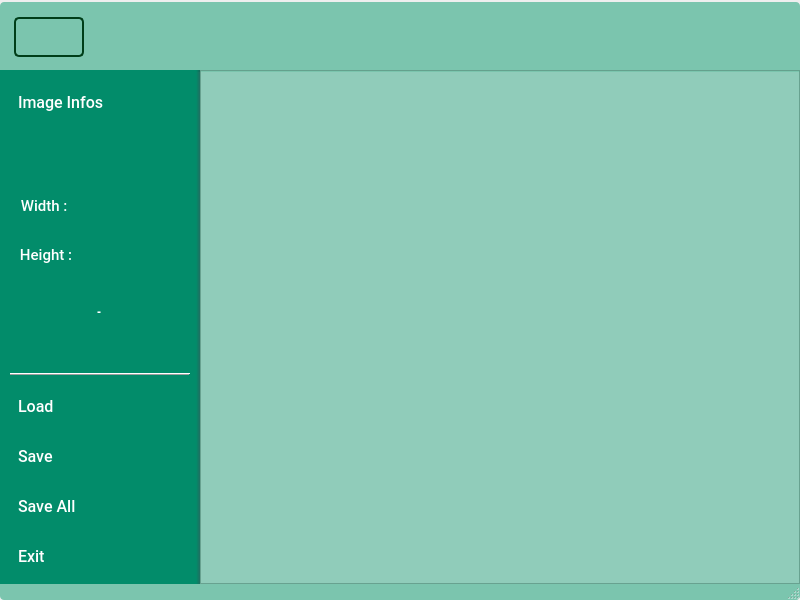
<?xml version="1.0" encoding="UTF-8"?>
<ui version="4.0">
 <class>HBMainWindow</class>
 <widget class="QMainWindow" name="HBMainWindow">
  <property name="geometry">
   <rect>
    <x>0</x>
    <y>0</y>
    <width>800</width>
    <height>600</height>
   </rect>
  </property>
  <property name="maximumSize">
   <size>
    <width>4096</width>
    <height>2048</height>
   </size>
  </property>
  <property name="font">
   <font>
    <family>Roboto</family>
    <bold>false</bold>
   </font>
  </property>
  <property name="acceptDrops">
   <bool>true</bool>
  </property>
  <property name="windowTitle">
   <string>HB Image Processor</string>
  </property>
  <property name="windowIcon">
   <iconset>
    <normaloff>assets/logo.ico</normaloff>assets/logo.ico</iconset>
  </property>
  <property name="windowOpacity">
   <double>1.000000000000000</double>
  </property>
  <property name="styleSheet">
   <string notr="true">*{
font-family:&quot;Roboto&quot;;
font-weight: 500;
}

#scrollAreaHBImageBox {
background-color: rgba(123, 197, 174, 0.82);
}

#scrollAreaHBImageBox * {
background-color: rgba(0, 0, 0, 0);
}

.QStatusBar {
background-color: rgba(123, 197, 174,1);
border-bottom-right-radius: 4px;
border-bottom-left-radius: 4px;
}

#widgetBanner {
background-color:#7BC5AE;
border-top-left-radius: 4px;
border-top-right-radius: 4px;
}

#btnMenu {
 background-color: #7BC5AE;
 border-radius: 5px;
 border-color: #003E19;
 border-width: 2px;
 border-style: solid;
}

#btnMenu:hover {
 background-color: #028C6A;
 border-color: #003E19;
}

#widgetMenu {
background-color: qlineargradient(spread: pad, x1: 0, y1: 0, x2: 1, y2: 0, stop: 0.98 #028C6A, stop: 1 rgba(7, 93, 79, 0.89));

}

#widgetMenu .QPushButton {
color: #FFFFFF;
border-radius: 5px;
text-align:left;
padding:0px 8px;
}

#widgetMenu .QPushButton:hover {
color: #003E19 ;
background-color: #7BC5AE;
border-radius: 5px;
}

#widgetMenu .QLabel {
color: #FFFFFF;
padding:0px 4px;
}
#widgetImageInfos .QLabel {
color: #FFFFFF;
padding:0px 0px;
}
#labelPage:hover {
color: #003E19 ;
background-color: #7BC5AE;
border-radius: 1px;
}

#widgetMenu .QLineEdit{
color: #FFFFFF;
background-color: #028C6A;
border-width: 0px;
border-style: none;
padding:0px 4px;
}
#widgetMenu .QLineEdit:hover {
color: #003E19 ;
background-color: #7BC5AE;
border-radius: 3px;
}

#widgetIndexBtns .QPushButton{
text-align:center;
}

#widgetWindowControl .QPushButton {
 background-color:#7BC5AE;
 border-radius: 3px;
}
#widgetWindowControl .QPushButton:hover {
 background-color:#D1EDE1;
}</string>
  </property>
  <widget class="QWidget" name="centralwidget">
   <property name="acceptDrops">
    <bool>true</bool>
   </property>
   <layout class="QGridLayout" name="gridLayout">
    <property name="leftMargin">
     <number>0</number>
    </property>
    <property name="topMargin">
     <number>0</number>
    </property>
    <property name="rightMargin">
     <number>0</number>
    </property>
    <property name="bottomMargin">
     <number>0</number>
    </property>
    <property name="spacing">
     <number>0</number>
    </property>
    <item row="0" column="0">
     <widget class="QWidget" name="widgetBanner" native="true">
      <property name="sizePolicy">
       <sizepolicy hsizetype="Preferred" vsizetype="Fixed">
        <horstretch>0</horstretch>
        <verstretch>0</verstretch>
       </sizepolicy>
      </property>
      <property name="minimumSize">
       <size>
        <width>0</width>
        <height>70</height>
       </size>
      </property>
      <property name="maximumSize">
       <size>
        <width>16777215</width>
        <height>65</height>
       </size>
      </property>
      <layout class="QHBoxLayout" name="horizontalLayout">
       <property name="spacing">
        <number>0</number>
       </property>
       <property name="leftMargin">
        <number>14</number>
       </property>
       <property name="topMargin">
        <number>8</number>
       </property>
       <property name="rightMargin">
        <number>6</number>
       </property>
       <property name="bottomMargin">
        <number>8</number>
       </property>
       <item>
        <widget class="QPushButton" name="btnMenu">
         <property name="sizePolicy">
          <sizepolicy hsizetype="Fixed" vsizetype="Fixed">
           <horstretch>0</horstretch>
           <verstretch>0</verstretch>
          </sizepolicy>
         </property>
         <property name="minimumSize">
          <size>
           <width>70</width>
           <height>40</height>
          </size>
         </property>
         <property name="maximumSize">
          <size>
           <width>150</width>
           <height>40</height>
          </size>
         </property>
         <property name="baseSize">
          <size>
           <width>70</width>
           <height>40</height>
          </size>
         </property>
         <property name="cursor">
          <cursorShape>PointingHandCursor</cursorShape>
         </property>
         <property name="text">
          <string/>
         </property>
         <property name="icon">
          <iconset>
           <normaloff>assets/list32.png</normaloff>assets/list32.png</iconset>
         </property>
         <property name="iconSize">
          <size>
           <width>32</width>
           <height>32</height>
          </size>
         </property>
         <property name="shortcut">
          <string>M</string>
         </property>
        </widget>
       </item>
       <item>
        <widget class="QWidget" name="widgetWindowMove" native="true">
         <property name="sizePolicy">
          <sizepolicy hsizetype="Expanding" vsizetype="Preferred">
           <horstretch>0</horstretch>
           <verstretch>0</verstretch>
          </sizepolicy>
         </property>
        </widget>
       </item>
       <item>
        <widget class="QWidget" name="widgetWindowControl" native="true">
         <property name="sizePolicy">
          <sizepolicy hsizetype="Fixed" vsizetype="Preferred">
           <horstretch>0</horstretch>
           <verstretch>0</verstretch>
          </sizepolicy>
         </property>
         <property name="minimumSize">
          <size>
           <width>100</width>
           <height>0</height>
          </size>
         </property>
         <property name="maximumSize">
          <size>
           <width>100</width>
           <height>16777215</height>
          </size>
         </property>
         <layout class="QHBoxLayout" name="horizontalLayout_2">
          <item>
           <widget class="QPushButton" name="btnMinWindow">
            <property name="minimumSize">
             <size>
              <width>24</width>
              <height>24</height>
             </size>
            </property>
            <property name="maximumSize">
             <size>
              <width>24</width>
              <height>24</height>
             </size>
            </property>
            <property name="cursor">
             <cursorShape>PointingHandCursor</cursorShape>
            </property>
            <property name="text">
             <string/>
            </property>
            <property name="icon">
             <iconset>
              <normaloff>assets/minimize.png</normaloff>assets/minimize.png</iconset>
            </property>
            <property name="iconSize">
             <size>
              <width>18</width>
              <height>18</height>
             </size>
            </property>
           </widget>
          </item>
          <item>
           <widget class="QPushButton" name="btnMaxWindow">
            <property name="minimumSize">
             <size>
              <width>24</width>
              <height>24</height>
             </size>
            </property>
            <property name="maximumSize">
             <size>
              <width>24</width>
              <height>24</height>
             </size>
            </property>
            <property name="cursor">
             <cursorShape>PointingHandCursor</cursorShape>
            </property>
            <property name="text">
             <string/>
            </property>
            <property name="icon">
             <iconset>
              <normaloff>assets/maximize24.png</normaloff>assets/maximize24.png</iconset>
            </property>
            <property name="iconSize">
             <size>
              <width>18</width>
              <height>18</height>
             </size>
            </property>
           </widget>
          </item>
          <item>
           <widget class="QPushButton" name="btnClose">
            <property name="minimumSize">
             <size>
              <width>24</width>
              <height>24</height>
             </size>
            </property>
            <property name="maximumSize">
             <size>
              <width>24</width>
              <height>24</height>
             </size>
            </property>
            <property name="cursor">
             <cursorShape>PointingHandCursor</cursorShape>
            </property>
            <property name="text">
             <string/>
            </property>
            <property name="icon">
             <iconset>
              <normaloff>assets/cancel.png</normaloff>assets/cancel.png</iconset>
            </property>
            <property name="iconSize">
             <size>
              <width>18</width>
              <height>18</height>
             </size>
            </property>
           </widget>
          </item>
         </layout>
        </widget>
       </item>
      </layout>
      <zorder>widgetWindowMove</zorder>
      <zorder>btnMenu</zorder>
      <zorder>widgetWindowControl</zorder>
     </widget>
    </item>
    <item row="1" column="0">
     <layout class="QHBoxLayout" name="layoutMiddle">
      <property name="spacing">
       <number>0</number>
      </property>
      <item>
       <widget class="QWidget" name="widgetMenu" native="true">
        <property name="enabled">
         <bool>true</bool>
        </property>
        <property name="sizePolicy">
         <sizepolicy hsizetype="Minimum" vsizetype="Preferred">
          <horstretch>0</horstretch>
          <verstretch>0</verstretch>
         </sizepolicy>
        </property>
        <property name="minimumSize">
         <size>
          <width>0</width>
          <height>512</height>
         </size>
        </property>
        <property name="maximumSize">
         <size>
          <width>200</width>
          <height>16777215</height>
         </size>
        </property>
        <property name="font">
         <font>
          <family>Roboto</family>
          <pointsize>12</pointsize>
          <bold>false</bold>
         </font>
        </property>
        <layout class="QVBoxLayout" name="verticalLayout">
         <property name="spacing">
          <number>10</number>
         </property>
         <property name="leftMargin">
          <number>10</number>
         </property>
         <property name="topMargin">
          <number>12</number>
         </property>
         <property name="rightMargin">
          <number>10</number>
         </property>
         <property name="bottomMargin">
          <number>8</number>
         </property>
         <item>
          <widget class="QPushButton" name="btnImageInfos">
           <property name="enabled">
            <bool>false</bool>
           </property>
           <property name="sizePolicy">
            <sizepolicy hsizetype="Preferred" vsizetype="Preferred">
             <horstretch>0</horstretch>
             <verstretch>0</verstretch>
            </sizepolicy>
           </property>
           <property name="minimumSize">
            <size>
             <width>0</width>
             <height>40</height>
            </size>
           </property>
           <property name="maximumSize">
            <size>
             <width>200</width>
             <height>60</height>
            </size>
           </property>
           <property name="font">
            <font>
             <family>Roboto</family>
             <pointsize>12</pointsize>
             <bold>false</bold>
            </font>
           </property>
           <property name="cursor">
            <cursorShape>ArrowCursor</cursorShape>
           </property>
           <property name="layoutDirection">
            <enum>Qt::RightToLeft</enum>
           </property>
           <property name="text">
            <string>Image Infos</string>
           </property>
           <property name="icon">
            <iconset>
             <normaloff>assets/picture.png</normaloff>assets/picture.png</iconset>
           </property>
           <property name="iconSize">
            <size>
             <width>24</width>
             <height>24</height>
            </size>
           </property>
          </widget>
         </item>
         <item>
          <widget class="QWidget" name="widgetImageInfos" native="true">
           <property name="sizePolicy">
            <sizepolicy hsizetype="Minimum" vsizetype="MinimumExpanding">
             <horstretch>0</horstretch>
             <verstretch>0</verstretch>
            </sizepolicy>
           </property>
           <property name="minimumSize">
            <size>
             <width>0</width>
             <height>150</height>
            </size>
           </property>
           <property name="maximumSize">
            <size>
             <width>200</width>
             <height>600</height>
            </size>
           </property>
           <layout class="QVBoxLayout" name="verticalLayout_2">
            <property name="spacing">
             <number>4</number>
            </property>
            <property name="leftMargin">
             <number>0</number>
            </property>
            <property name="topMargin">
             <number>0</number>
            </property>
            <property name="rightMargin">
             <number>0</number>
            </property>
            <property name="bottomMargin">
             <number>0</number>
            </property>
            <item>
             <widget class="QLineEdit" name="lineEditName">
              <property name="sizePolicy">
               <sizepolicy hsizetype="Preferred" vsizetype="Preferred">
                <horstretch>0</horstretch>
                <verstretch>0</verstretch>
               </sizepolicy>
              </property>
              <property name="maximumSize">
               <size>
                <width>16777215</width>
                <height>40</height>
               </size>
              </property>
             </widget>
            </item>
            <item>
             <widget class="QWidget" name="widgetWidth" native="true">
              <property name="sizePolicy">
               <sizepolicy hsizetype="MinimumExpanding" vsizetype="MinimumExpanding">
                <horstretch>0</horstretch>
                <verstretch>0</verstretch>
               </sizepolicy>
              </property>
              <property name="maximumSize">
               <size>
                <width>16777215</width>
                <height>40</height>
               </size>
              </property>
              <layout class="QHBoxLayout" name="horizontalLayout_4">
               <property name="spacing">
                <number>0</number>
               </property>
               <property name="leftMargin">
                <number>0</number>
               </property>
               <property name="topMargin">
                <number>0</number>
               </property>
               <property name="rightMargin">
                <number>0</number>
               </property>
               <property name="bottomMargin">
                <number>0</number>
               </property>
               <item>
                <widget class="QLabel" name="labelWidth">
                 <property name="sizePolicy">
                  <sizepolicy hsizetype="Preferred" vsizetype="Minimum">
                   <horstretch>0</horstretch>
                   <verstretch>0</verstretch>
                  </sizepolicy>
                 </property>
                 <property name="minimumSize">
                  <size>
                   <width>0</width>
                   <height>0</height>
                  </size>
                 </property>
                 <property name="maximumSize">
                  <size>
                   <width>60</width>
                   <height>36</height>
                  </size>
                 </property>
                 <property name="font">
                  <font>
                   <family>Roboto</family>
                   <pointsize>11</pointsize>
                   <bold>false</bold>
                  </font>
                 </property>
                 <property name="cursor">
                  <cursorShape>ArrowCursor</cursorShape>
                 </property>
                 <property name="text">
                  <string>Width : </string>
                 </property>
                 <property name="alignment">
                  <set>Qt::AlignCenter</set>
                 </property>
                </widget>
               </item>
               <item>
                <widget class="QLineEdit" name="lineEditWidth">
                 <property name="sizePolicy">
                  <sizepolicy hsizetype="Expanding" vsizetype="Maximum">
                   <horstretch>0</horstretch>
                   <verstretch>0</verstretch>
                  </sizepolicy>
                 </property>
                 <property name="minimumSize">
                  <size>
                   <width>0</width>
                   <height>24</height>
                  </size>
                 </property>
                 <property name="maximumSize">
                  <size>
                   <width>100</width>
                   <height>16777215</height>
                  </size>
                 </property>
                 <property name="readOnly">
                  <bool>true</bool>
                 </property>
                </widget>
               </item>
              </layout>
             </widget>
            </item>
            <item>
             <widget class="QWidget" name="widgetHeight" native="true">
              <property name="sizePolicy">
               <sizepolicy hsizetype="MinimumExpanding" vsizetype="MinimumExpanding">
                <horstretch>0</horstretch>
                <verstretch>0</verstretch>
               </sizepolicy>
              </property>
              <property name="maximumSize">
               <size>
                <width>16777215</width>
                <height>40</height>
               </size>
              </property>
              <layout class="QHBoxLayout" name="horizontalLayout_5">
               <property name="spacing">
                <number>0</number>
               </property>
               <property name="leftMargin">
                <number>0</number>
               </property>
               <property name="topMargin">
                <number>0</number>
               </property>
               <property name="rightMargin">
                <number>0</number>
               </property>
               <property name="bottomMargin">
                <number>0</number>
               </property>
               <item>
                <widget class="QLabel" name="labelHeight">
                 <property name="sizePolicy">
                  <sizepolicy hsizetype="Preferred" vsizetype="Minimum">
                   <horstretch>0</horstretch>
                   <verstretch>0</verstretch>
                  </sizepolicy>
                 </property>
                 <property name="minimumSize">
                  <size>
                   <width>0</width>
                   <height>0</height>
                  </size>
                 </property>
                 <property name="maximumSize">
                  <size>
                   <width>60</width>
                   <height>36</height>
                  </size>
                 </property>
                 <property name="font">
                  <font>
                   <family>Roboto</family>
                   <pointsize>11</pointsize>
                   <bold>false</bold>
                  </font>
                 </property>
                 <property name="cursor">
                  <cursorShape>ArrowCursor</cursorShape>
                 </property>
                 <property name="text">
                  <string>Height :</string>
                 </property>
                 <property name="alignment">
                  <set>Qt::AlignCenter</set>
                 </property>
                </widget>
               </item>
               <item>
                <widget class="QLineEdit" name="lineEditHeight">
                 <property name="minimumSize">
                  <size>
                   <width>0</width>
                   <height>24</height>
                  </size>
                 </property>
                 <property name="maximumSize">
                  <size>
                   <width>100</width>
                   <height>16777215</height>
                  </size>
                 </property>
                 <property name="readOnly">
                  <bool>true</bool>
                 </property>
                </widget>
               </item>
              </layout>
             </widget>
            </item>
           </layout>
          </widget>
         </item>
         <item>
          <widget class="QWidget" name="widgetIndexBtns" native="true">
           <property name="minimumSize">
            <size>
             <width>0</width>
             <height>40</height>
            </size>
           </property>
           <property name="maximumSize">
            <size>
             <width>200</width>
             <height>40</height>
            </size>
           </property>
           <layout class="QHBoxLayout" name="horizontalLayout_3">
            <property name="leftMargin">
             <number>0</number>
            </property>
            <property name="topMargin">
             <number>0</number>
            </property>
            <property name="rightMargin">
             <number>0</number>
            </property>
            <property name="bottomMargin">
             <number>0</number>
            </property>
            <item>
             <widget class="QPushButton" name="btnPrevious">
              <property name="enabled">
               <bool>false</bool>
              </property>
              <property name="sizePolicy">
               <sizepolicy hsizetype="Preferred" vsizetype="Preferred">
                <horstretch>0</horstretch>
                <verstretch>0</verstretch>
               </sizepolicy>
              </property>
              <property name="minimumSize">
               <size>
                <width>0</width>
                <height>40</height>
               </size>
              </property>
              <property name="maximumSize">
               <size>
                <width>200</width>
                <height>60</height>
               </size>
              </property>
              <property name="font">
               <font>
                <family>Roboto</family>
                <pointsize>12</pointsize>
                <bold>false</bold>
               </font>
              </property>
              <property name="cursor">
               <cursorShape>PointingHandCursor</cursorShape>
              </property>
              <property name="layoutDirection">
               <enum>Qt::LeftToRight</enum>
              </property>
              <property name="text">
               <string/>
              </property>
              <property name="icon">
               <iconset>
                <normaloff>assets/previous.png</normaloff>assets/previous.png</iconset>
              </property>
              <property name="iconSize">
               <size>
                <width>24</width>
                <height>24</height>
               </size>
              </property>
              <property name="flat">
               <bool>false</bool>
              </property>
             </widget>
            </item>
            <item>
             <widget class="QLineEdit" name="lineEditPage">
              <property name="sizePolicy">
               <sizepolicy hsizetype="Preferred" vsizetype="Preferred">
                <horstretch>0</horstretch>
                <verstretch>0</verstretch>
               </sizepolicy>
              </property>
              <property name="maximumSize">
               <size>
                <width>40</width>
                <height>16777215</height>
               </size>
              </property>
              <property name="text">
               <string>-</string>
              </property>
              <property name="maxLength">
               <number>1023</number>
              </property>
              <property name="alignment">
               <set>Qt::AlignCenter</set>
              </property>
             </widget>
            </item>
            <item>
             <widget class="QPushButton" name="btnNext">
              <property name="enabled">
               <bool>false</bool>
              </property>
              <property name="sizePolicy">
               <sizepolicy hsizetype="Preferred" vsizetype="Preferred">
                <horstretch>0</horstretch>
                <verstretch>0</verstretch>
               </sizepolicy>
              </property>
              <property name="minimumSize">
               <size>
                <width>0</width>
                <height>40</height>
               </size>
              </property>
              <property name="maximumSize">
               <size>
                <width>200</width>
                <height>60</height>
               </size>
              </property>
              <property name="font">
               <font>
                <family>Roboto</family>
                <pointsize>12</pointsize>
                <bold>false</bold>
               </font>
              </property>
              <property name="cursor">
               <cursorShape>PointingHandCursor</cursorShape>
              </property>
              <property name="layoutDirection">
               <enum>Qt::LeftToRight</enum>
              </property>
              <property name="text">
               <string/>
              </property>
              <property name="icon">
               <iconset>
                <normaloff>assets/next.png</normaloff>assets/next.png</iconset>
              </property>
              <property name="iconSize">
               <size>
                <width>24</width>
                <height>24</height>
               </size>
              </property>
              <property name="shortcut">
               <string>Right</string>
              </property>
             </widget>
            </item>
           </layout>
          </widget>
         </item>
         <item>
          <spacer name="verticalSpacer">
           <property name="font">
            <font>
             <family>Roboto</family>
             <pointsize>12</pointsize>
             <bold>false</bold>
            </font>
           </property>
           <property name="orientation">
            <enum>Qt::Vertical</enum>
           </property>
           <property name="sizeHint" stdset="0">
            <size>
             <width>20</width>
             <height>40</height>
            </size>
           </property>
          </spacer>
         </item>
         <item>
          <widget class="Line" name="line">
           <property name="frameShadow">
            <enum>QFrame::Raised</enum>
           </property>
           <property name="orientation">
            <enum>Qt::Horizontal</enum>
           </property>
          </widget>
         </item>
         <item>
          <widget class="QPushButton" name="btnLoad">
           <property name="sizePolicy">
            <sizepolicy hsizetype="Preferred" vsizetype="Preferred">
             <horstretch>0</horstretch>
             <verstretch>0</verstretch>
            </sizepolicy>
           </property>
           <property name="minimumSize">
            <size>
             <width>0</width>
             <height>40</height>
            </size>
           </property>
           <property name="maximumSize">
            <size>
             <width>200</width>
             <height>60</height>
            </size>
           </property>
           <property name="font">
            <font>
             <family>Roboto</family>
             <pointsize>12</pointsize>
             <bold>false</bold>
            </font>
           </property>
           <property name="cursor">
            <cursorShape>PointingHandCursor</cursorShape>
           </property>
           <property name="layoutDirection">
            <enum>Qt::RightToLeft</enum>
           </property>
           <property name="autoFillBackground">
            <bool>false</bool>
           </property>
           <property name="text">
            <string>Load</string>
           </property>
           <property name="icon">
            <iconset>
             <normaloff>assets/image.png</normaloff>assets/image.png</iconset>
           </property>
           <property name="iconSize">
            <size>
             <width>24</width>
             <height>24</height>
            </size>
           </property>
           <property name="shortcut">
            <string>L</string>
           </property>
           <property name="flat">
            <bool>false</bool>
           </property>
          </widget>
         </item>
         <item>
          <widget class="QPushButton" name="btnSave">
           <property name="enabled">
            <bool>false</bool>
           </property>
           <property name="sizePolicy">
            <sizepolicy hsizetype="Preferred" vsizetype="Preferred">
             <horstretch>0</horstretch>
             <verstretch>0</verstretch>
            </sizepolicy>
           </property>
           <property name="minimumSize">
            <size>
             <width>0</width>
             <height>40</height>
            </size>
           </property>
           <property name="maximumSize">
            <size>
             <width>200</width>
             <height>60</height>
            </size>
           </property>
           <property name="font">
            <font>
             <family>Roboto</family>
             <pointsize>12</pointsize>
             <bold>false</bold>
            </font>
           </property>
           <property name="cursor">
            <cursorShape>PointingHandCursor</cursorShape>
           </property>
           <property name="layoutDirection">
            <enum>Qt::RightToLeft</enum>
           </property>
           <property name="text">
            <string>Save</string>
           </property>
           <property name="icon">
            <iconset>
             <normaloff>assets/download.png</normaloff>assets/download.png</iconset>
           </property>
           <property name="iconSize">
            <size>
             <width>24</width>
             <height>24</height>
            </size>
           </property>
           <property name="shortcut">
            <string>Ctrl+S</string>
           </property>
          </widget>
         </item>
         <item>
          <widget class="QPushButton" name="btnSaveAll">
           <property name="enabled">
            <bool>false</bool>
           </property>
           <property name="sizePolicy">
            <sizepolicy hsizetype="Preferred" vsizetype="Preferred">
             <horstretch>0</horstretch>
             <verstretch>0</verstretch>
            </sizepolicy>
           </property>
           <property name="minimumSize">
            <size>
             <width>0</width>
             <height>40</height>
            </size>
           </property>
           <property name="maximumSize">
            <size>
             <width>200</width>
             <height>60</height>
            </size>
           </property>
           <property name="font">
            <font>
             <family>Roboto</family>
             <pointsize>12</pointsize>
             <bold>false</bold>
            </font>
           </property>
           <property name="cursor">
            <cursorShape>PointingHandCursor</cursorShape>
           </property>
           <property name="layoutDirection">
            <enum>Qt::RightToLeft</enum>
           </property>
           <property name="text">
            <string>Save All</string>
           </property>
           <property name="iconSize">
            <size>
             <width>24</width>
             <height>24</height>
            </size>
           </property>
           <property name="shortcut">
            <string>H</string>
           </property>
          </widget>
         </item>
         <item>
          <widget class="QPushButton" name="btnExit">
           <property name="sizePolicy">
            <sizepolicy hsizetype="Preferred" vsizetype="Preferred">
             <horstretch>0</horstretch>
             <verstretch>0</verstretch>
            </sizepolicy>
           </property>
           <property name="minimumSize">
            <size>
             <width>0</width>
             <height>40</height>
            </size>
           </property>
           <property name="maximumSize">
            <size>
             <width>200</width>
             <height>60</height>
            </size>
           </property>
           <property name="font">
            <font>
             <family>Roboto</family>
             <pointsize>12</pointsize>
             <bold>false</bold>
            </font>
           </property>
           <property name="cursor">
            <cursorShape>PointingHandCursor</cursorShape>
           </property>
           <property name="layoutDirection">
            <enum>Qt::RightToLeft</enum>
           </property>
           <property name="text">
            <string>Exit</string>
           </property>
           <property name="icon">
            <iconset>
             <normaloff>assets/powerOff.png</normaloff>assets/powerOff.png</iconset>
           </property>
           <property name="iconSize">
            <size>
             <width>24</width>
             <height>24</height>
            </size>
           </property>
           <property name="shortcut">
            <string>Esc</string>
           </property>
          </widget>
         </item>
        </layout>
       </widget>
      </item>
      <item>
       <widget class="QScrollArea" name="scrollAreaHBImageBox">
        <property name="sizePolicy">
         <sizepolicy hsizetype="Expanding" vsizetype="Expanding">
          <horstretch>0</horstretch>
          <verstretch>0</verstretch>
         </sizepolicy>
        </property>
        <property name="lineWidth">
         <number>0</number>
        </property>
        <property name="widgetResizable">
         <bool>false</bool>
        </property>
        <property name="alignment">
         <set>Qt::AlignCenter</set>
        </property>
        <widget class="HBImageBox" name="WidgetHBImageBox">
         <property name="geometry">
          <rect>
           <x>0</x>
           <y>0</y>
           <width>596</width>
           <height>510</height>
          </rect>
         </property>
        </widget>
       </widget>
      </item>
     </layout>
    </item>
   </layout>
  </widget>
  <widget class="QMenuBar" name="widgetImageProcessor">
   <property name="enabled">
    <bool>true</bool>
   </property>
   <property name="geometry">
    <rect>
     <x>0</x>
     <y>0</y>
     <width>0</width>
     <height>0</height>
    </rect>
   </property>
   <property name="sizePolicy">
    <sizepolicy hsizetype="Minimum" vsizetype="Minimum">
     <horstretch>0</horstretch>
     <verstretch>0</verstretch>
    </sizepolicy>
   </property>
   <property name="minimumSize">
    <size>
     <width>0</width>
     <height>0</height>
    </size>
   </property>
   <property name="maximumSize">
    <size>
     <width>0</width>
     <height>0</height>
    </size>
   </property>
  </widget>
  <widget class="QStatusBar" name="statusbar">
   <property name="maximumSize">
    <size>
     <width>16777215</width>
     <height>16</height>
    </size>
   </property>
  </widget>
 </widget>
 <customwidgets>
  <customwidget>
   <class>HBImageBox</class>
   <extends>QWidget</extends>
   <header>hb_image_box</header>
   <container>1</container>
  </customwidget>
 </customwidgets>
 <resources/>
 <connections/>
</ui>
